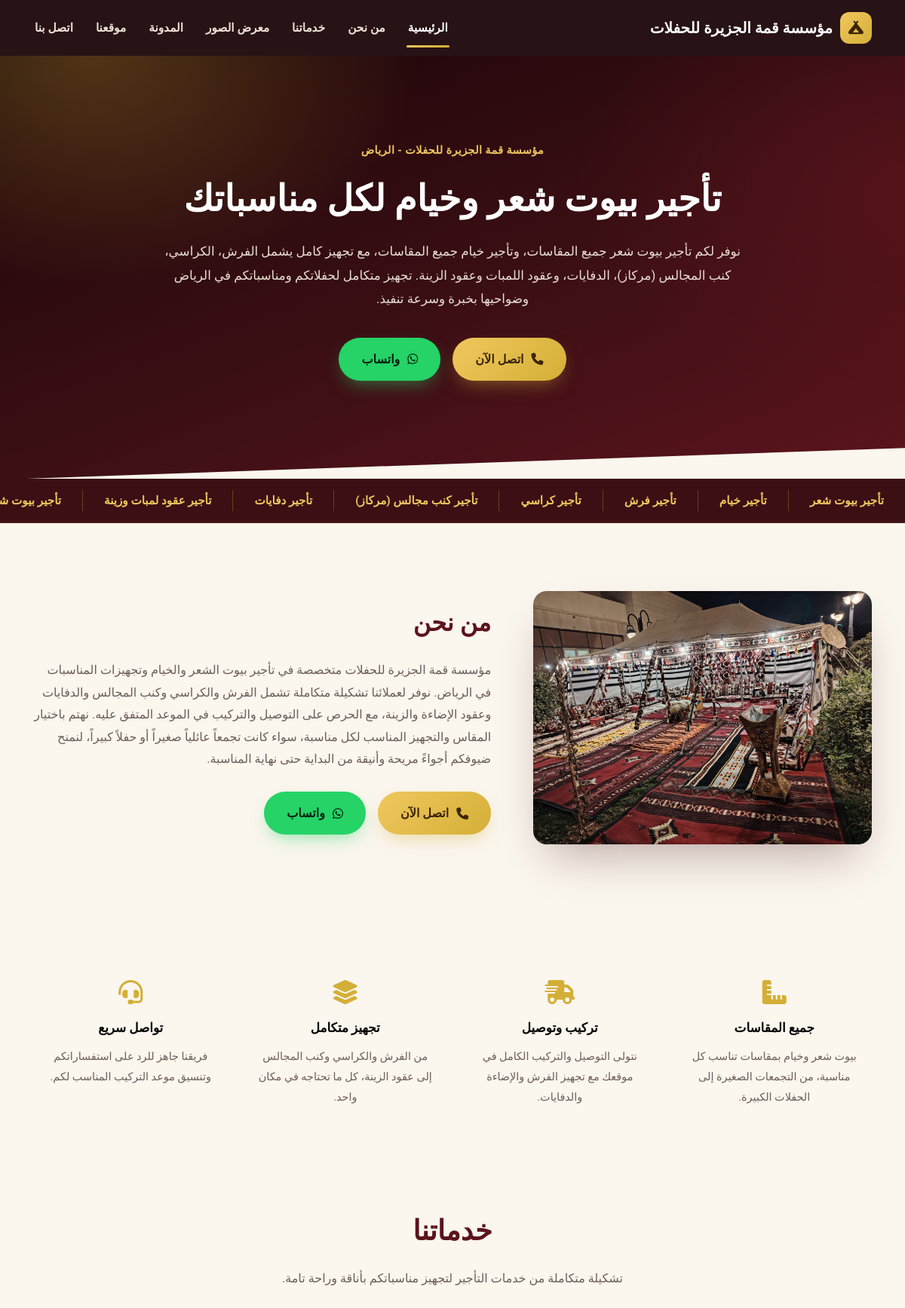
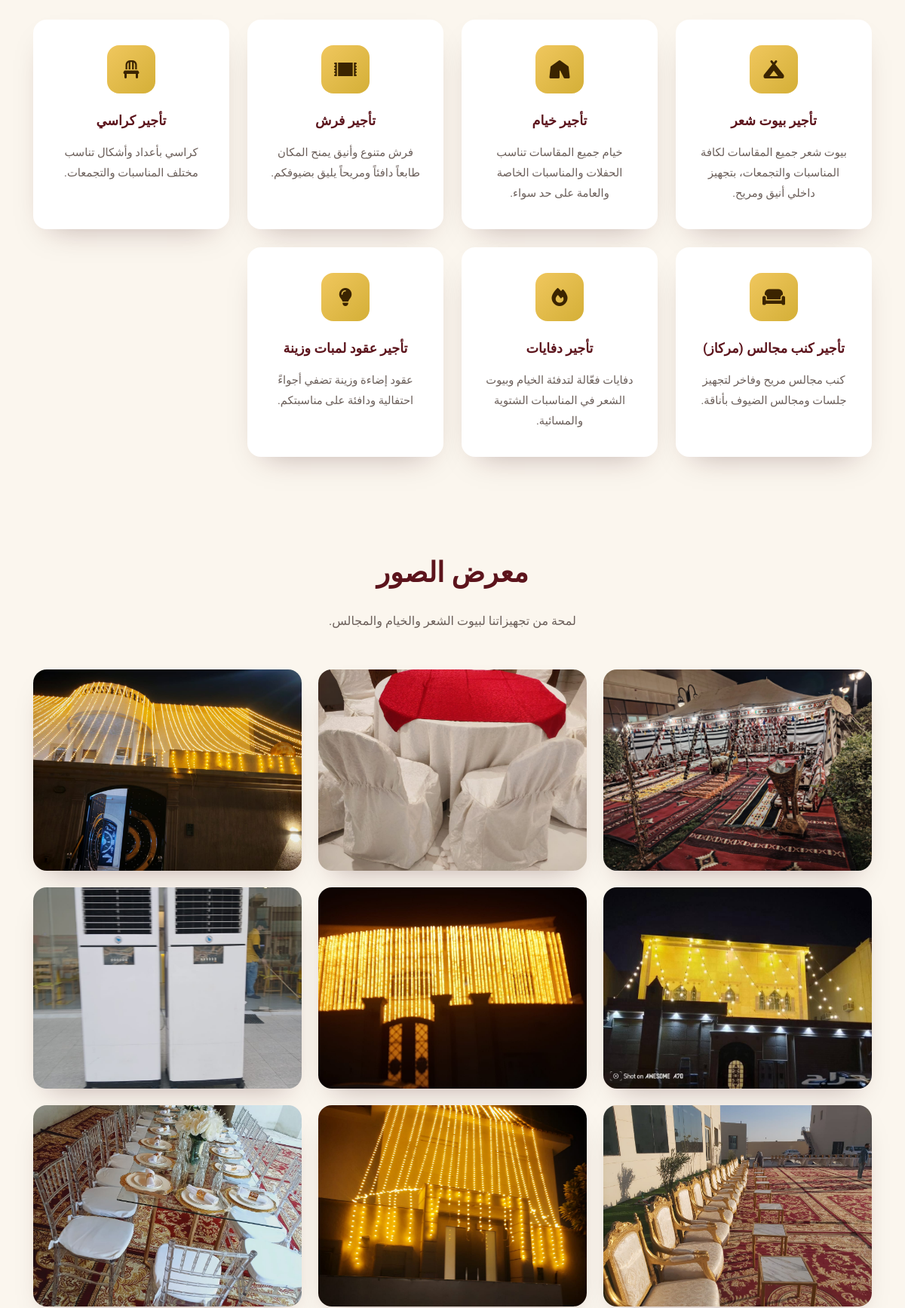
The page / (upper part) on the database its author committed (2 pictures, top to bottom).
### tables this page shows
CREATE TABLE IF NOT EXISTS `services` (
  `id` int(11) NOT NULL AUTO_INCREMENT,
  `icon` varchar(100) DEFAULT 'fa-solid fa-star',
  `title` varchar(200) NOT NULL,
  `description` text DEFAULT NULL,
  `sort_order` int(11) DEFAULT 0,
  `is_active` tinyint(1) DEFAULT 1,
  PRIMARY KEY (`id`)
);

CREATE TABLE IF NOT EXISTS `features` (
  `id` int(11) NOT NULL AUTO_INCREMENT,
  `icon` varchar(100) DEFAULT 'fa-solid fa-star',
  `title` varchar(200) NOT NULL,
  `description` text DEFAULT NULL,
  `sort_order` int(11) DEFAULT 0,
  `is_active` tinyint(1) DEFAULT 1,
  PRIMARY KEY (`id`)
);

CREATE TABLE IF NOT EXISTS `gallery` (
  `id` int(11) NOT NULL AUTO_INCREMENT,
  `image` varchar(255) NOT NULL,
  `title` varchar(200) DEFAULT '',
  `sort_order` int(11) DEFAULT 0,
  `created_at` timestamp NOT NULL DEFAULT current_timestamp(),
  PRIMARY KEY (`id`)
);

### config.php (called while the page is built, shortened)
<?php
if (!defined('SKIP_DB_CONNECT')) {
    try {
        $pdo = new PDO(
            'mysql:host=' . DB_HOST . ';dbname=' . DB_NAME . ';charset=utf8mb4',
            DB_USER,
            DB_PASS,
            [
                PDO::ATTR_ERRMODE            => PDO::ERRMODE_EXCEPTION,
                PDO::ATTR_DEFAULT_FETCH_MODE => PDO::FETCH_ASSOC,
                PDO::ATTR_EMULATE_PREPARES   => false,
            ]
        );
    } catch (PDOException $e) {
        die('<div style="font-family:Tahoma;padding:30px;text-align:center">
             تعذر الاتصال بقاعدة البيانات.<br>تأكد من بيانات الاتصال في ملف <b>config.php</b>
             </div>');
    }
}
function settings_all()
{
    global $pdo;
    static $cache = null;
    if ($cache === null) {
        $cache = [];
        foreach ($pdo->query("SELECT `key`, `value` FROM settings") as $row) {
            $cache[$row['key']] = $row['value'];
        }
    }
    return $cache;
}
function setting($key, $default = '')
{
    $all = settings_all();
    return (isset($all[$key]) && $all[$key] !== '') ? $all[$key] : $default;
}
function e($v)
{
    return htmlspecialchars((string)$v, ENT_QUOTES, 'UTF-8');
}

### index.php (the view, shortened to what this page needs)
<?php
require_once __DIR__ . '/config.php';
$services = $pdo->query("SELECT * FROM services WHERE is_active=1 ORDER BY sort_order ASC, id ASC")->fetchAll();
$features = $pdo->query("SELECT * FROM features WHERE is_active=1 ORDER BY sort_order ASC, id ASC")->fetchAll();
$gallery  = $pdo->query("SELECT * FROM gallery  ORDER BY sort_order ASC, id ASC")->fetchAll();
$phone    = setting('phone', '0548203757');
$whatsapp = preg_replace('/\D/', '', setting('whatsapp', '966548203757'));
$wa_link  = 'https://wa.me/' . $whatsapp;
?>
<!DOCTYPE html>
<html lang="ar" dir="rtl">
<head>
    <link rel="stylesheet" href="https://cdnjs.cloudflare.com/ajax/libs/font-awesome/6.5.2/css/all.min.css">
    <link rel="stylesheet" href="style.css">
    <link rel="stylesheet" href="blog.css">
</head>
<body>
    <header class="site-header">
        <div class="container header-inner">
            <a href="#top" class="logo">
                <span class="logo-mark"><i class="fa-solid fa-campground"></i></span>
                <span class="logo-text"><?= e(setting('site_name')) ?></span>
            </a>
            <nav class="main-nav" id="mainNav">
                <a href="#top" class="active">الرئيسية</a>
                <a href="#about">من نحن</a>
                <a href="#services">خدماتنا</a>
                <a href="#gallery">معرض الصور</a>
                <a href="blog.php">المدونة</a>
                <a href="#location">موقعنا</a>
                <a href="#contact">اتصل بنا</a>
            </nav>
        </div>
    </header>
    <section class="hero" id="top">
        <div class="container hero-inner">
            <span class="eyebrow"><?= e(setting('hero_eyebrow')) ?></span>
            <h1><?= e(setting('hero_title')) ?></h1>
            <p><?= e(setting('hero_text')) ?></p>
            <div class="hero-actions">
                <a class="btn btn-call" href="tel:<?= e($phone) ?>">
                    <i class="fa-solid fa-phone"></i> اتصل الآن
                </a>
                <a class="btn btn-whatsapp" href="<?= e($wa_link) ?>" target="_blank" rel="noopener">
                    <i class="fa-brands fa-whatsapp"></i> واتساب
                </a>
            </div>
        </div>
        <div class="diagonal-divider"></div>
    </section>
    <?php if ($services): ?>
    <div class="marquee">
        <div class="marquee-track">
            <?php for ($i = 0; $i < 2; $i++): ?>
                <?php foreach ($services as $s): ?>
                    <span><?= e($s['title']) ?></span>
                <?php endforeach; ?>
            <?php endfor; ?>
        </div>
    </div>
    <?php endif; ?>
    <section class="about" id="about">
        <div class="container about-inner">
            <div class="about-photo reveal">
                <img src="<?= e(setting('about_image', 'imgs/img1.jpeg')) ?>" alt="<?= e(setting('site_name')) ?>" loading="lazy" />
            </div>
            <div class="about-text reveal">
                <h2><?= e(setting('about_title', 'من نحن')) ?></h2>
                <p><?= nl2br(e(setting('about_text'))) ?></p>
                <div class="hero-actions">
                    <a class="btn btn-call" href="tel:<?= e($phone) ?>">
                        <i class="fa-solid fa-phone"></i> اتصل الآن
                    </a>
                    <a class="btn btn-whatsapp" href="<?= e($wa_link) ?>" target="_blank" rel="noopener">
                        <i class="fa-brands fa-whatsapp"></i> واتساب
                    </a>
                </div>
            </div>
        </div>
    </section>
    <?php if ($features): ?>
    <section class="why" id="why">
        <div class="container">
            <div class="why-grid">
                <?php foreach ($features as $f): ?>
                <div class="why-item reveal">
                    <i class="<?= e($f['icon']) ?>"></i>
                    <h3><?= e($f['title']) ?></h3>
                    <p><?= e($f['description']) ?></p>
                </div>
                <?php endforeach; ?>
            </div>
        </div>
    </section>
    <?php endif; ?>
    <?php if ($services): ?>
    <section class="services" id="services">
        <div class="container">
            <h2 class="section-title reveal">خدماتنا</h2>
            <p class="section-sub reveal"><?= e(setting('services_sub')) ?></p>
            <div class="service-cards">
                <?php foreach ($services as $s): ?>
                <article class="card reveal">
                    <div class="card-icon"><i class="<?= e($s['icon']) ?>"></i></div>
                    <h3><?= e($s['title']) ?></h3>
                    <p><?= e($s['description']) ?></p>
                </article>
                <?php endforeach; ?>
            </div>
        </div>
    </section>
    <?php endif; ?>
    <?php if ($gallery): ?>
    <section class="gallery" id="gallery">
        <div class="container">
            <h2 class="section-title reveal"><?= e(setting('gallery_title', 'معرض الصور')) ?></h2>
            <p class="section-sub reveal"><?= e(setting('gallery_sub')) ?></p>
            <div class="gallery-grid">
                <?php foreach ($gallery as $g): ?>
                    <figure class="reveal">
                        <img src="<?= e($g['image']) ?>" alt="<?= e($g['title']) ?>" loading="lazy">
                    </figure>
                <?php endforeach; ?>
            </div>
        </div>
    </section>
    <?php endif; ?>
</body>
</html>

### rows shown on the page
services: title "تأجير بيوت شعر", title "تأجير بيوت…", description "بيوت شعر جميع المقاسات لكافة المناسبات والتجمعات، بتجهيز داخلي أنيق ومريح."
services: title "تأجير خيام", description "خيام جميع المقاسات تناسب الحفلات والمناسبات الخاصة والعامة على حد سواء."
services: title "تأجير فرش", description "فرش متنوع وأنيق يمنح المكان طابعاً دافئاً ومريحاً يليق بضيوفكم."
services: title "تأجير كراسي", description "كراسي بأعداد وأشكال تناسب مختلف المناسبات والتجمعات."
services: title "تأجير كنب مجالس (مركاز)", description "كنب مجالس مريح وفاخر لتجهيز جلسات ومجالس الضيوف بأناقة."
services: title "تأجير دفايات", description "دفايات فعّالة لتدفئة الخيام وبيوت الشعر في المناسبات الشتوية والمسائية."
services: title "تأجير عقود لمبات وزينة", description "عقود إضاءة وزينة تضفي أجواءً احتفالية ودافئة على مناسبتكم."
features: title "جميع المقاسات", description "بيوت شعر وخيام بمقاسات تناسب كل مناسبة، من التجمعات الصغيرة إلى الحفلات الكبيرة."
features: title "تركيب وتوصيل", description "نتولى التوصيل والتركيب الكامل في موقعك مع تجهيز الفرش والإضاءة والدفايات."
features: title "تجهيز متكامل", description "من الفرش والكراسي وكنب المجالس إلى عقود الزينة، كل ما تحتاجه في مكان واحد."
features: title "تواصل سريع", description "فريقنا جاهز للرد على استفساراتكم وتنسيق موعد التركيب المناسب لكم."
gallery: image (picture)
gallery: image (picture)
gallery: image (picture)
gallery: image (picture)
gallery: image (picture)
gallery: image (picture)
gallery: image (picture)
gallery: image (picture)
gallery: image (picture)

### other values the page prints
setting('site_name') "مؤسسة قمة الجزيرة للحفلات"
setting('hero_eyebrow') "مؤسسة قمة الجزيرة للحفلات - الرياض"
setting('hero_title') "تأجير بيوت شعر وخيام لكل مناسباتك"
setting('about_title', 'من نحن') "من نحن"
setting('services_sub') "تشكيلة متكاملة من خدمات التأجير لتجهيز مناسباتكم بأناقة وراحة تامة."
setting('gallery_title', 'معرض الصور') "معرض الصور"
setting('gallery_sub') "لمحة من تجهيزاتنا لبيوت الشعر والخيام والمجالس."
